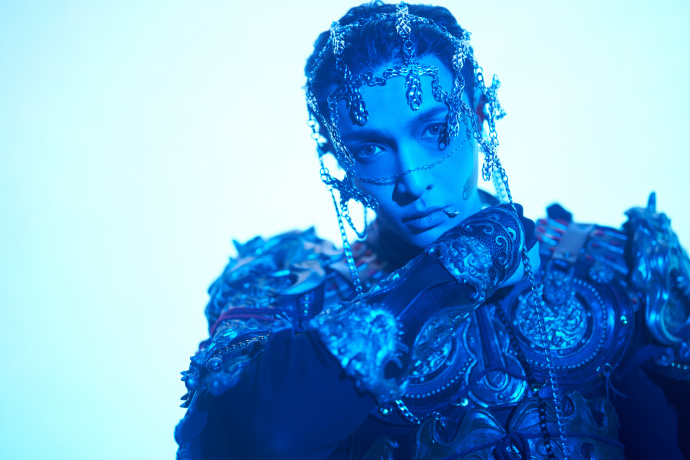
#> input picture imgs/grandline5_bg.jpg, 690 x 460 px; its folder holds only this picture in this run
$ python generate_pass_assets.py
#> lines starting #> are read from the running program, lines starting #| are printed output that depends on the picture
from pathlib import Path

from PIL import Image, ImageOps


ROOT = Path(__file__).resolve().parents[1]
IMG_ROOT = ROOT / "public" / "imgs"
PASS_ROOT = IMG_ROOT / "pass"

BACKGROUND_SIZE = (360, 436)
THUMBNAIL_SIZE = (180, 220)


def ensure_dir(path: Path) -> None:
    path.mkdir(parents=True, exist_ok=True)


def save_background(src: Path, dest: Path) -> None:
    ensure_dir(dest.parent)
    with Image.open(src) as img:
#> img is the input picture: PIL image 690x460 RGB; mean R, G, B 116.2, 171.3, 212.4
      converted = img.convert("RGB")
      fitted = ImageOps.fit(converted, BACKGROUND_SIZE, method=Image.Resampling.LANCZOS)
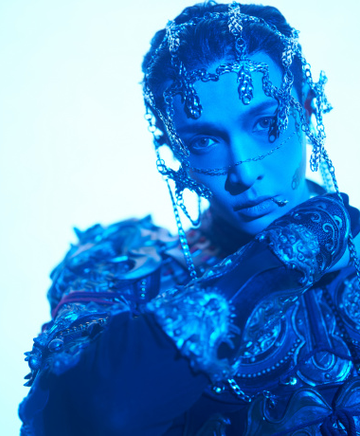
#> fitted: PIL image 360x436 RGB; mean R, G, B 85.3, 145.6, 202
      fitted.save(dest, format="PNG", optimize=True)


def save_thumbnail(src: Path, dest: Path) -> None:
    ensure_dir(dest.parent)
    with Image.open(src) as img:
      converted = img.convert("RGB")
      fitted = ImageOps.fit(converted, THUMBNAIL_SIZE, method=Image.Resampling.LANCZOS)
      fitted.save(dest, format="PNG", optimize=True)


def main() -> None:
    backgrounds = sorted(IMG_ROOT.glob("grandline*_bg.jpg"))
    posters = sorted([p for p in IMG_ROOT.glob("grandline*/*.jpg") if p.is_file()])

    for src in backgrounds:
        dest = PASS_ROOT / src.with_suffix(".png").name
        save_background(src, dest)
        print(f"background -> {dest.relative_to(ROOT)}")

    for src in posters:
        relative_parent = src.parent.name
        dest = PASS_ROOT / relative_parent / f"{src.stem}.png"
        save_thumbnail(src, dest)
        print(f"thumbnail -> {dest.relative_to(ROOT)}")


if __name__ == "__main__":
    main()
